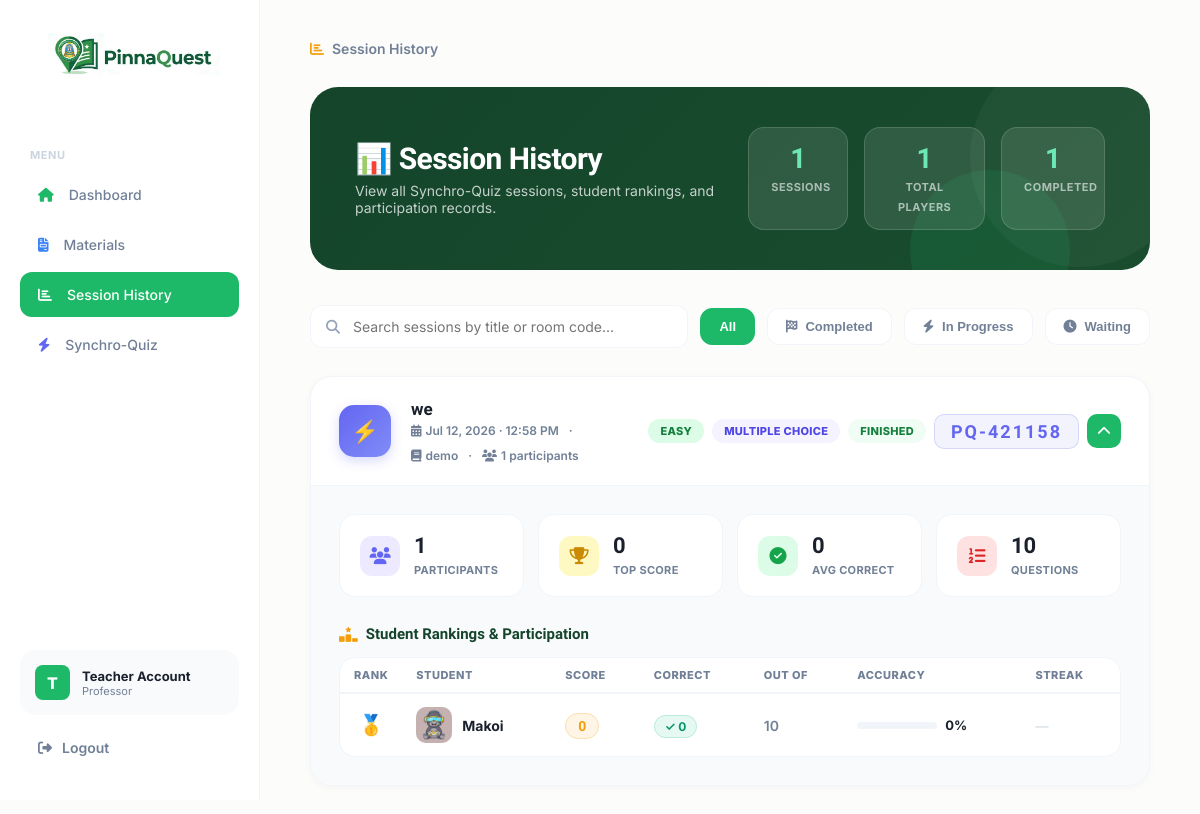
Screenshot of /teacher_session_history.php with the database file from the repository.
### tables this page shows
CREATE TABLE `synchro_sessions` (
  `id` int(11) NOT NULL,
  `room_code` varchar(10) NOT NULL,
  `title` varchar(255) NOT NULL,
  `material_id` int(11) NOT NULL,
  `difficulty` varchar(20) NOT NULL,
  `quiz_type` varchar(50) NOT NULL,
  `item_count` int(11) NOT NULL,
  `timer_mins` int(11) DEFAULT 0,
  `status` enum('waiting','started','question','results','leaderboard','finished') DEFAULT 'waiting',
  `created_at` datetime DEFAULT current_timestamp(),
  `questions_json` longtext DEFAULT NULL COMMENT 'JSON array of questions from AI engine'
);

CREATE TABLE `teacher_materials` (
  `id` int(11) NOT NULL,
  `title` varchar(255) NOT NULL,
  `file_path` varchar(255) NOT NULL,
  `date_uploaded` timestamp NOT NULL DEFAULT current_timestamp()
);

CREATE TABLE `synchro_scores` (
  `id` int(11) NOT NULL,
  `session_id` int(11) NOT NULL,
  `nickname` varchar(50) NOT NULL,
  `avatar_key` varchar(50) DEFAULT NULL,
  `total_score` int(11) NOT NULL DEFAULT 0,
  `correct_answers` int(11) NOT NULL DEFAULT 0,
  `streak` int(11) NOT NULL DEFAULT 0,
  `powerups_used` int(11) NOT NULL DEFAULT 0
);

### teacher_session_history.php (the view, shortened to what this page needs)
<?php
$conn = new mysqli("localhost", "root", "", "pinnaquest_db");
$user_initial   = isset($_SESSION['user_name']) ? strtoupper(substr($_SESSION['user_name'], 0, 1)) : 'T';
$user_full_name = isset($_SESSION['user_name']) ? $_SESSION['user_name'] : 'Teacher Account';
$sessions_res = $conn->query(
    "SELECT s.id, s.room_code, s.title, s.difficulty, s.quiz_type,
            s.item_count, s.timer_mins, s.status, s.created_at,
            tm.title AS material_title,
            COUNT(DISTINCT sp.id) AS participant_count
     FROM synchro_sessions s
     LEFT JOIN teacher_materials tm ON s.material_id = tm.id
     LEFT JOIN synchro_participants sp ON s.id = sp.session_id
     GROUP BY s.id
     ORDER BY s.created_at DESC"
);
$sessions = [];
if ($sessions_res) {
    while ($row = $sessions_res->fetch_assoc()) {
        $sessions[] = $row;
    }
}
$session_rankings = [];
foreach ($sessions as $sess) {
    $sid = intval($sess['id']);
    $rank_res = $conn->query(
        "SELECT nickname, avatar_key, total_score, correct_answers, streak
         FROM synchro_scores
         WHERE session_id = $sid
         ORDER BY total_score DESC"
    );
    $rankings = [];
    if ($rank_res) {
        while ($r = $rank_res->fetch_assoc()) {
            $rankings[] = $r;
        }
    }
    $session_rankings[$sid] = $rankings;
}
$avatars = [
    'gamer_girl' => '1a.JPG', 'blue_robot'  => '2a.JPG',
    'gorilla_vr' => '3a.JPG', 'grey_cat'    => '4a.JPG',
    'monkey_cap' => '5a.JPG', 'astronaut'   => '6a.JPG',
    'bear_angry' => '7a.JPG', 'bear_bee'    => '8a.JPG',
];
$difficulty_colors = [
    'easy'   => ['bg' => '#dcfce7', 'text' => '#15803d', 'dot' => '#22c55e'],
    'medium' => ['bg' => '#fef9c3', 'text' => '#854d0e', 'dot' => '#eab308'],
    'hard'   => ['bg' => '#fee2e2', 'text' => '#991b1b', 'dot' => '#ef4444'],
];
$status_colors = [
    'waiting'  => ['bg' => '#f0f9ff', 'text' => '#0369a1'],
    'started'  => ['bg' => '#fef9c3', 'text' => '#854d0e'],
    'finished' => ['bg' => '#f0fdf4', 'text' => '#15803d'],
];
?>
<!doctype html>
<html lang="en">
<head>
    <link rel="stylesheet" href="https://cdnjs.cloudflare.com/ajax/libs/font-awesome/6.4.0/css/all.min.css"/>
</head>
<body>
<div class="sidebar">
    <div class="logo-box">
        <img src="pinnaquest logo.JPG" alt="PinnaQuest"/>
    </div>
    <p class="menu-heading">Menu</p>
    <nav>
        <a href="teacherdashboard.php" class="nav-link">
            <i class="fa-solid fa-house"></i> Dashboard
        </a>
        <a href="teacher_materials.php" class="nav-link">
            <i class="fa-solid fa-file-invoice"></i> Materials
        </a>
        <a href="teacher_session_history.php" class="nav-link active">
            <i class="fa-solid fa-chart-bar"></i> Session History
        </a>
        <a href="synchro_manage.php" class="nav-link">
            <i class="fa-solid fa-bolt"></i> Synchro-Quiz
        </a>
    </nav>
    <div class="sidebar-footer">
        <div class="user-profile-box">
            <div class="user-avatar-mini"><?php echo $user_initial; ?></div>
            <div class="user-details">
                <span class="user-name-label"><?php echo htmlspecialchars($user_full_name); ?></span>
                <span class="user-role-label">Professor</span>
            </div>
        </div>
        <a href="logout.php" class="logout-link">
            <i class="fa-solid fa-sign-out-alt"></i> Logout
        </a>
    </div>
</div>
<div class="main">
    <div class="breadcrumb">
        <i class="fa-solid fa-chart-bar" style="color:var(--gold)"></i>
        <span>Session History</span>
    </div>
    <div class="page-header">
        <div class="page-header-left">
            <h1>📊 Session History</h1>
            <p>View all Synchro-Quiz sessions, student rankings, and participation records.</p>
        </div>
        <div class="header-stats">
            <div class="hstat">
                <span class="val"><?php echo count($sessions); ?></span>
                <span class="lbl">Sessions</span>
            </div>
            <div class="hstat">
                <?php
                $total_participants = array_sum(array_column($sessions, 'participant_count'));
                ?>
                <span class="val"><?php echo $total_participants; ?></span>
                <span class="lbl">Total Players</span>
            </div>
            <div class="hstat">
                <?php
                $finished_count = count(array_filter($sessions, fn($s) => $s['status'] === 'finished'));
                ?>
                <span class="val"><?php echo $finished_count; ?></span>
                <span class="lbl">Completed</span>
            </div>
        </div>
    </div>
    <div class="filter-bar">
        <div class="search-box">
            <i class="fa-solid fa-magnifying-glass"></i>
            <input type="text" id="searchInput" placeholder="Search sessions by title or room code...">
        </div>
        <button class="filter-pill active" onclick="filterSessions('all', this)">All</button>
        <button class="filter-pill" onclick="filterSessions('finished', this)">
            <i class="fa-solid fa-flag-checkered"></i> Completed
        </button>
        <button class="filter-pill" onclick="filterSessions('started', this)">
            <i class="fa-solid fa-bolt"></i> In Progress
        </button>
        <button class="filter-pill" onclick="filterSessions('waiting', this)">
            <i class="fa-solid fa-clock"></i> Waiting
        </button>
    </div>
    <div class="sessions-list" id="sessionsList">
        <?php if (empty($sessions)): ?>
        <div class="no-sessions">
            <i class="fa-solid fa-bolt"></i>
            <h3>No Synchro-Quiz sessions yet</h3>
            <p>Go to the Synchro-Quiz portal to create and launch your first live session.</p>
        </div>
        <?php else: ?>
        <?php foreach ($sessions as $sess):
            $sid         = intval($sess['id']);
            $rankings    = $session_rankings[$sid] ?? [];
            $diff        = $sess['difficulty'] ?? 'easy';
            $diff_color  = $difficulty_colors[$diff] ?? $difficulty_colors['easy'];
            $status      = $sess['status'] ?? 'waiting';
            $stat_color  = $status_colors[$status] ?? $status_colors['waiting'];
            $quiz_type   = str_replace('_', ' ', ucfirst($sess['quiz_type'] ?? 'multiple choice'));
            $created     = date('M d, Y · h:i A', strtotime($sess['created_at']));
            $pcount      = intval($sess['participant_count']);
            $top_score   = !empty($rankings) ? intval($rankings[0]['total_score']) : 0;
            $avg_correct = !empty($rankings)
                ? round(array_sum(array_column($rankings, 'correct_answers')) / count($rankings), 1)
                : 0;
        ?>
        <div class="session-card" data-status="<?php echo $status; ?>"
             data-title="<?php echo strtolower($sess['title']); ?>"
             data-room="<?php echo strtolower($sess['room_code']); ?>">
            <div class="card-header" onclick="toggleCard(<?php echo $sid; ?>)">
                <div class="session-icon">⚡</div>
                <div class="card-meta">
                    <div class="card-title"><?php echo htmlspecialchars($sess['title']); ?></div>
                    <div class="card-subtitle">
                        <span><i class="fa-solid fa-calendar-days"></i> <?php echo $created; ?></span>
                        <span>·</span>
                        <span><i class="fa-solid fa-book"></i> <?php echo htmlspecialchars($sess['material_title'] ?? 'No material'); ?></span>
                        <span>·</span>
                        <span><i class="fa-solid fa-users"></i> <?php echo $pcount; ?> participants</span>
                    </div>
                </div>
                <div class="card-tags">
                    <span class="tag-pill" style="background:<?php echo $diff_color['bg']; ?>;color:<?php echo $diff_color['text']; ?>;">
                        <?php echo strtoupper($diff); ?>
                    </span>
                    <span class="tag-pill" style="background:#f5f3ff;color:#4f46e5;">
                        <?php echo htmlspecialchars($quiz_type); ?>
                    </span>
                    <span class="tag-pill" style="background:<?php echo $stat_color['bg']; ?>;color:<?php echo $stat_color['text']; ?>;">
                        <?php echo strtoupper($status); ?>
                    </span>
                    <div class="room-code-badge"><?php echo htmlspecialchars($sess['room_code']); ?></div>
                    <button class="expand-btn" id="expand-btn-<?php echo $sid; ?>">
                        <i class="fa-solid fa-chevron-down"></i>
                    </button>
                </div>
            </div>
            <div class="card-body" id="card-body-<?php echo $sid; ?>">
                <div class="session-stats-row">
                    <div class="sstat">
                        <div class="sstat-icon" style="background:#ede9fe;color:#6366f1;">
                            <i class="fa-solid fa-users"></i>
                        </div>
                        <div class="sstat-text">
                            <span class="val"><?php echo $pcount; ?></span>
                            <span class="lbl">Participants</span>
                        </div>
                    </div>
                    <div class="sstat">
                        <div class="sstat-icon" style="background:#fef9c3;color:#ca8a04;">
                            <i class="fa-solid fa-trophy"></i>
                        </div>
                        <div class="sstat-text">
                            <span class="val"><?php echo number_format($top_score); ?></span>
                            <span class="lbl">Top Score</span>
                        </div>
                    </div>
                    <div class="sstat">
                        <div class="sstat-icon" style="background:#dcfce7;color:#16a34a;">
                            <i class="fa-solid fa-circle-check"></i>
                        </div>
                        <div class="sstat-text">
                            <span class="val"><?php echo $avg_correct; ?></span>
                            <span class="lbl">Avg Correct</span>
                        </div>
                    </div>
                    <div class="sstat">
                        <div class="sstat-icon" style="background:#fee2e2;color:#dc2626;">
                            <i class="fa-solid fa-list-ol"></i>
                        </div>
                        <div class="sstat-text">
                            <span class="val"><?php echo intval($sess['item_count']); ?></span>
                            <span class="lbl">Questions</span>
                        </div>
                    </div>
                </div>
                <div class="section-title">
                    <i class="fa-solid fa-ranking-star" style="color:var(--gold)"></i>
                    Student Rankings & Participation
                </div>
                <?php if (empty($rankings)): ?>
                <div class="empty-rankings">
                    <i class="fa-solid fa-ghost"></i>
                    No student scores recorded for this session yet.
                </div>
                <?php else: ?>
                <div style="background:white; border-radius:16px; overflow:hidden; border:1px solid var(--border-color);">
                    <table class="rankings-table">
                        <thead>
                            <tr>
                                <th style="width:50px;">Rank</th>
                                <th>Student</th>
                                <th>Score</th>
                                <th>Correct</th>
                                <th>Out of</th>
                                <th>Accuracy</th>
                                <th>Streak</th>
                            </tr>
                        </thead>
                        <tbody>
                            <?php
                            $medals = ['🥇', '🥈', '🥉'];
                            foreach ($rankings as $ri => $r):
                                $correct   = intval($r['correct_answers']);
                                $total_q   = intval($sess['item_count']);
                                $accuracy  = $total_q > 0 ? round(($correct / $total_q) * 100) : 0;
                                $streak    = intval($r['streak']);
                                $av_file   = $avatars[$r['avatar_key']] ?? null;
                                $nick_init = strtoupper(substr($r['nickname'], 0, 1));
                            ?>
                            <tr>
                                <td style="text-align:center;">
                                    <?php if ($ri < 3): ?>
                                        <span class="rank-medal"><?php echo $medals[$ri]; ?></span>
                                    <?php else: ?>
                                        <span class="rank-num"><?php echo $ri + 1; ?></span>
                                    <?php endif; ?>
                                </td>
                                <td>
                                    <div class="player-cell">
                                        <?php if ($av_file): ?>
                                            <img class="player-av" src="<?php echo $av_file; ?>"
                                                 alt="<?php echo htmlspecialchars($r['nickname']); ?>"
                                                 onerror="this.style.display='none'">
                                        <?php else: ?>
                                            <div class="player-av-placeholder"><?php echo $nick_init; ?></div>
                                        <?php endif; ?>
                                        <span class="player-name"><?php echo htmlspecialchars($r['nickname']); ?></span>
                                    </div>
                                </td>
                                <td><span class="score-pill"><?php echo number_format(intval($r['total_score'])); ?></span></td>
                                <td><span class="correct-badge-sm">✓ <?php echo $correct; ?></span></td>
                                <td style="color:var(--text-gray); font-weight:600;"><?php echo $total_q; ?></td>
                                <td>
                                    <div style="display:flex;align-items:center;gap:8px;">
                                        <div style="width:80px;height:7px;background:#f1f5f9;border-radius:10px;overflow:hidden;">
                                        </div>
                                        <span style="font-weight:700;font-size:13px;"><?php echo $accuracy; ?>%</span>
                                    </div>
                                </td>
                                <td>
                                    <?php if ($streak >= 2): ?>
                                        <span class="streak-fire">🔥 <?php echo $streak; ?>x</span>
                                    <?php else: ?>
                                        <span style="color:#cbd5e0;font-size:13px;">—</span>
                                    <?php endif; ?>
                                </td>
                            </tr>
                            <?php endforeach; ?>
                        </tbody>
                    </table>
                </div>
                <?php endif; ?>
            </div>
        </div>
        <?php endforeach; ?>
        <?php endif; ?>
    </div>
</div>
</body>
</html>

### rows the page displays
synchro_sessions: status "1", title "we", created_at "Jul 12, 2026 · 12:58 PM", teacher_materials.title "demo", pcount "1", difficulty "EASY", quiz_type "MULTIPLE CHOICE", status "FINISHED", room_code "PQ-421158", id.total_score "0", id "0", item_count "10", item_count.correct_answers "0"
synchro_scores: ri "🥇", nickname "Makoi", total_score "0", correct_answers "0"

### other values shown
$user_initial "T"
$user_full_name "Teacher Account"
count($sessions) "1"
$total_participants "1"
